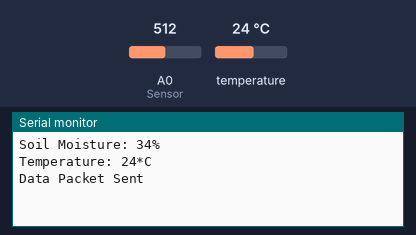
This sketch was run on a simulated Arduino Uno, built with avr-gcc and run on an emulated ATmega328P. On the bench: the last lines printed to the serial monitor. Inputs (shaded band) come from the test bench; at power-on: temperature 24 °C, A0 (Sensor) = 512. No radio packets arrive unless stated.

Above: at 11.5 s.
11.6 s: temperature set to 12 °C
20.2 s: A0 (Sensor) set to 716
At 23.8 s:
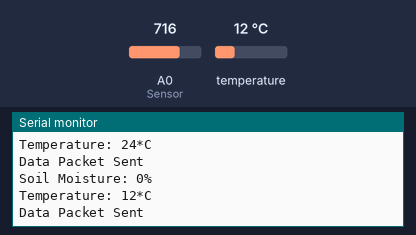
28.8 s: temperature set to 19 °C
At 34.4 s:
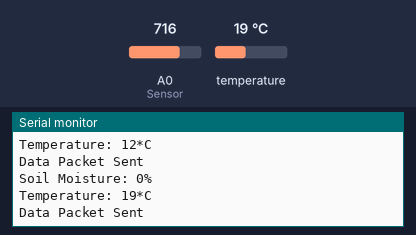
37.4 s: A0 (Sensor) set to 306
At 45.0 s:
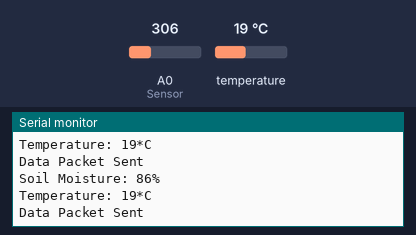
Timing chart, 0 to 46.5 s (numbered marks = the images above; inputs shaded):
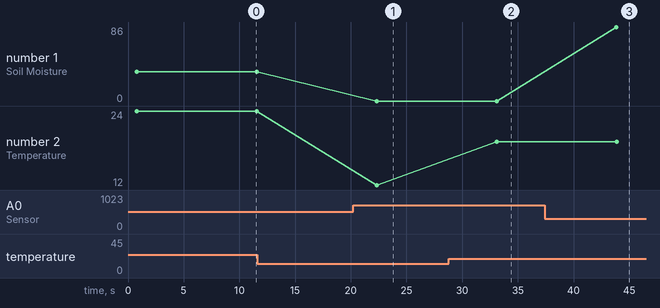

The sketch:

tempmoisture.ino
```cpp
#include <SPI.h>
#include <SoftwareSerial.h>
#include <OneWire.h>
#include <DallasTemperature.h>
#include <nRF24L01.h>
#include <RF24.h>

RF24 radio(9, 10); // CE, CSN on Blue Pill
const uint64_t address = 0xF0F0F0F0E1LL;

#define ONE_WIRE_BUS 5

const int AirValue = 645;   // you need to replace this value with Value_1
const int WaterValue = 254; // you need to replace this value with Value_2
int soilMoistureValue = 0;
int soilmoisturepercent = 0;

float temperature;

OneWire oneWire(ONE_WIRE_BUS);
DallasTemperature sensors(&oneWire);

struct MyVariable
{
  byte soilmoisturepercent;
  byte temperature;
};
MyVariable variable;

void setup()
{
  Serial.begin(9600);
  radio.begin();                 // Starting the Wireless communication
  radio.openWritingPipe(address); // Setting the address where we will send the data
  radio.setPALevel(RF24_PA_MIN); // You can set it as minimum or maximum depending on the distance between the transmitter and receiver.
  radio.stopListening();         // This sets the module as transmitter
  sensors.begin();
}

void loop()
{
  // Read soil moisture value
  soilMoistureValue = analogRead(A0); // put Sensor into soil
  soilmoisturepercent = map(soilMoistureValue, AirValue, WaterValue, 0, 100);
  if (soilmoisturepercent >= 100)
  {
    soilmoisturepercent = 100;
  }
  else if (soilmoisturepercent <= 0)
  {
    soilmoisturepercent = 0;
  }

  // Read temperature
  sensors.requestTemperatures();
  temperature = sensors.getTempCByIndex(0);

  // Store values in the variable structure
  variable.soilmoisturepercent = soilmoisturepercent;
  variable.temperature = temperature;

  // Print values to the serial monitor
  Serial.print("Soil Moisture: ");
  Serial.print(variable.soilmoisturepercent);
  Serial.println("%");

  Serial.print("Temperature: ");
  Serial.print(variable.temperature);
  Serial.println("*C");

  Serial.println();
  radio.write(&variable, sizeof(MyVariable));

  Serial.println("Data Packet Sent");
  Serial.println("");
  delay(10000);
}
```

Measured:
- after the input at 20.2 s, the serial monitor: prints a new line after 2.1 s (image 1)
- after the input at 28.8 s, the serial monitor: prints a new line after 4.3 s (image 2)
- after the input at 37.4 s, the serial monitor: prints a new line after 6.5 s (image 3)
- plotted number 1: 34 → 0 after the input at 20.2 s, 0 → 86 after the input at 37.4 s
- plotted number 2: 12 → 19 after the input at 28.8 s
